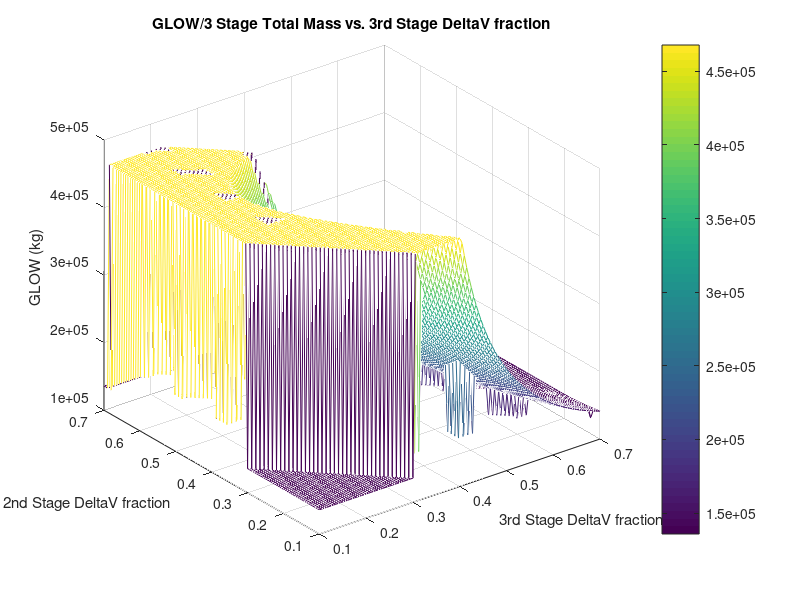

Here is the MATLAB script that generated this plot: (Note: this script raises an error after producing the figure.)

% AAE 251 Fall 2022
% Rocket staging optimization
%
% This script takes an input for the total delta v required for a
% 3 stage maneuver of some kind, as well as the three specific impuse values of the
% stages, and finds the optimal delta v fraction for the manuever. It also
% will determine GLOW minimum for a certain payload and the aforementioned
% delta v split. Finally, a 3D mesh is created to visualize variation in
% GLOW for various delta v split combinations.
% 
% Authors: Jacob Bell (bell339@purdue.edu)
% Collaborators: Caroline Gee, Sydney Brown, Thomas Brannon, Justin
% Armstrong, Lu Larest, Carter Doby, Abby Woodburry 
clc;
clear all; 

% Global constants 
g0 = 9.81; % [m/s^2] gravitational acceleration

% inputs/known variables 
dv_total = 16 * 10^3; % [m/s] total delta-v required 
payload_mass = 7500; % [kg] payload mass
empty_frac1 = .06; % [N/A] empty mass fraction stage 1
empty_frac2 = .09; % [N/A] empty mass fraction stage 2
empty_frac3 = .115; % [N/A] empty mass fraction stage 3
Isp1  = 450.8; % [s] Stage 1 specific impulse SRB isp 
Isp2 = 467; % [s] Stage 2 specific impulse RS-25 Engines ISP https://www.nasa.gov/pdf/703294main_IndustryDay_compliant-FINAL.pdf
Isp3 = 900; % [s] Stage 3 specific impulse from single RL-10 engine used on SLS https://www.enginehistory.org/Rockets/RPE08.21/RPE08.21.shtml

% characteristic exhaust velocity calculation from Isp
c1 = Isp1 * g0;
c2 = Isp2 * g0;
c3 = Isp3 * g0;

% creating an array of decimal values for delta v fractions
alpha = .1:.005:.7; % reasonable range; can vary if desired 
[X,Y,Z] = meshgrid(alpha,alpha,alpha); % for indexing possible split combinations
[X1,Y1] = meshgrid(alpha,alpha); % for mesh plot creation later 
howdy = (X + Y + Z) == 1; % "howdy" is a 3D logical matrix 
X = X .* howdy;
Y = Y .* howdy;
Z = Z .* howdy;

% 3rd stage calcs
prop_mass3 = (payload_mass .* (exp(dv_total .* X./c3) - 1) .* (1 - empty_frac3) ./ ...
(1 - empty_frac3 .* exp(dv_total .* X./c3)));
inert_mass3 = -1 .* prop_mass3 .* empty_frac3 ./ (empty_frac3 - 1);
tot_mass3 = (prop_mass3 + inert_mass3 + payload_mass) .* howdy;

 % 2nd stage calcs
prop_mass2 = (tot_mass3 .* (exp(dv_total .* Y/c2) - 1) .* (1 - empty_frac2) ./ ...
(1 - empty_frac2 .* exp(dv_total .* Y./c2)));
inert_mass2 = -1 .* prop_mass2 .* empty_frac2 ./ (empty_frac2 - 1);
tot_mass2 = (prop_mass2 + inert_mass2 + tot_mass3) .* howdy;

% 1st stage calcs
prop_mass1 = (tot_mass2 .* (exp(dv_total .* Z/c1) - 1) .* (1 - empty_frac3) ./ ...
(1 - empty_frac3 .* exp(dv_total .* Z/c1)));
inert_mass1 = -1 .* prop_mass1 .* empty_frac3 ./ (empty_frac3 - 1);
tot_mass1 = (prop_mass1 + inert_mass1 + tot_mass2) .* howdy;

% Reformating total mass values to plot better, removing low and high vals
total_mass = sum(tot_mass1(:,:,:),3); % pulls 3D values onto a single "plane" for mesh plot creation
GLOW_min = min(total_mass(total_mass>0));
howdy = (total_mass <= 0);
total_mass(howdy) = GLOW_min;
GLOW_mean = mean(mean(total_mass));
howdy = (total_mass >= GLOW_mean);
total_mass(howdy) = GLOW_mean;

% Creating mesh...
% Important to note that X1 and Y1 are simply mesh grids of alpha values
% in the desired range set earlier for dv splits. "total_mass" is the 2D 
% projection of the 3D total mass matrix created earlier.
mesh(X1,Y1,total_mass);

% labelling, formatting
ylabel("2nd Stage \DeltaV fraction")
xlabel("3rd Stage \DeltaV fraction")
zlabel("GLOW (kg)")
title("GLOW/3 Stage Total Mass vs. 3rd Stage \DeltaV fraction")
c = colorbar;
c.Label.String = 'GLOW (kg)';

% finding optimal dv fractions, finally, from the minimum GLOW value
[GLOW_min1,indexmin] = min(tot_mass1(tot_mass1>0));
frac3 = X1(indexmin);
frac2 = Y1(indexmin);
frac1 = 1 - (frac3 + frac2);


